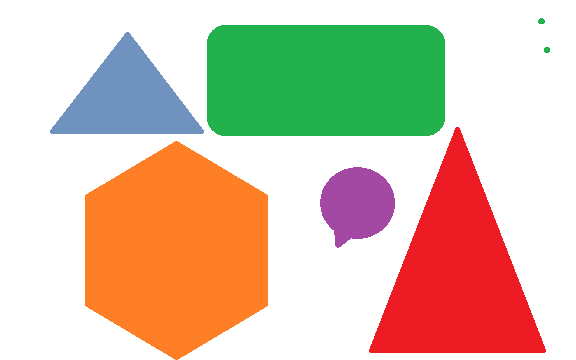
#> input picture base.bmp, 576 x 360 px
$ python main.py   (Python 2 division)   (older library calls are emulated)
#> lines starting #> are read from the running program, lines starting #| are printed output that depends on the picture
### logic/shapes.py
import random

from params import SIZE_X, MUTATION_SIZE, SIZE_Y, INITIAL_SHAPES_SIZE


class Shape(object):
    def __init__(self, color):
        self.color = color

    def mutate_color(self):
        elem = random.randint(0, 2)
        self.color[elem] = min(max(int(round(self.color[elem] + random.gauss(0, 128 * MUTATION_SIZE))), 0), 255)


class Triangle(Shape):
    @staticmethod
    def get_random_vector(p):
        return [int(round(random.gauss(p[0], SIZE_X * INITIAL_SHAPES_SIZE))),
                int(round(random.gauss(p[1], SIZE_Y * INITIAL_SHAPES_SIZE)))]

    @staticmethod
    def generate():
        p = [random.randint(0, SIZE_X - 1), random.randint(0, SIZE_Y - 1)]
        p1, p2, p3 = Triangle.get_random_vector(p), Triangle.get_random_vector(p), Triangle.get_random_vector(p)
        color = [random.randint(0, 255), random.randint(0, 255), random.randint(0, 255)]
        return Triangle(p1, p2, p3, color)

    def __init__(self, p1, p2, p3, color):
        super(Triangle, self).__init__(color)
        self.p1 = p1
        self.p2 = p2
        self.p3 = p3

    def normalize(self):
        xs = []
        for p in [self.p1, self.p2, self.p3]:
            p[0] = max(min(p[0], SIZE_X - 1), 0)
            p[1] = max(min(p[1], SIZE_Y - 1), 0)

            while p[0] in xs:
                p[0] += 1 if p[0] < SIZE_X - 3 else -1

            xs.append(p[0])

    def mutate_shape(self):
        p = random.choice([self.p1, self.p2, self.p3])
        dx = random.gauss(-SIZE_X*MUTATION_SIZE/2.0, SIZE_X * MUTATION_SIZE/2.0)
        dy = random.gauss(-SIZE_Y*MUTATION_SIZE/2.0, SIZE_Y * MUTATION_SIZE/2.0)

        p[0] = int(round(p[0] + dx))
        p[1] = int(round(p[1] + dy))

        self.normalize()

    def clone(self):
        return Triangle(list(self.p1), list(self.p2), list(self.p3), list(self.color))


class Circle(Shape):

    @staticmethod
    def generate():
        s = [random.randint(SIZE_X * INITIAL_SHAPES_SIZE, SIZE_X*(1-INITIAL_SHAPES_SIZE)-1),
             random.randint(SIZE_Y * INITIAL_SHAPES_SIZE, SIZE_Y*(1-INITIAL_SHAPES_SIZE)-1)]
        r = (SIZE_X + SIZE_Y) / 2.0 * INITIAL_SHAPES_SIZE
        color = [random.randint(0, 255), random.randint(0, 255), random.randint(0, 255)]

        c = Circle(s, r, color)
        c.normalize()
        return c

    def __init__(self, s, r, color):
        super(Circle, self).__init__(color)
        self.s = s
        self.r = r

    def mutate_shape(self):
        # center point mutation
        if bool(random.getrandbits(1)):
            dsx = random.gauss(-SIZE_X*MUTATION_SIZE/2.0, SIZE_X * MUTATION_SIZE/2.0)
            dsy = random.gauss(-SIZE_Y*MUTATION_SIZE/2.0, SIZE_Y * MUTATION_SIZE/2.0)
            self.s[0] += int(round(dsx))
            self.s[1] += int(round(dsy))

        #radius mutation
        else:
            size = (SIZE_X+SIZE_Y)/2.0
            self.r += int(round(random.gauss(-size*MUTATION_SIZE/2.0, size*MUTATION_SIZE/2.0)))

        self.normalize()

    def normalize(self):
        s = self.s
        r = self.r
        while s[0]-r < 0:
            s[0] += 1
        while s[0]+r > SIZE_X-1:
            s[0] -= 1
        while s[1]-r < 0:
            s[1] += 1
        while s[1]+r > SIZE_Y-1:
            s[1] -= 1

    def clone(self):
        return Circle(list(self.s), self.r, list(self.color))

### logic/solution.py
from PIL import Image
from PIL import ImageDraw

from logic.shapes import Triangle, Circle
from params import SIZE_X, SIZE_Y

class Solution(object):

    def __init__(self, shapes):
        self.shapes = shapes
        self.fitness = 0.0

    def generate_image(self):
        # [5 lines of commented-out code are left out]

        im = Image.new('RGB', (SIZE_X, SIZE_Y), 'white')
        draw = ImageDraw.Draw(im)
        for s in self.shapes:
            if type(s) is Triangle:
                draw.polygon(s.p1+s.p2+s.p3, fill=tuple(s.color))
            elif type(s) is Circle:
                draw.ellipse((s.s[0]-s.r,s.s[1]-s.r,s.s[0]+s.r,s.s[1]+s.r),fill=tuple(s.color))

        return im

    def count_fitness(self, base):
        ind_img = self.generate_image()
        d = 0L
        for x in range(0, SIZE_X, 10):
            for y in range(0, SIZE_Y, 10):
                c_i = ind_img.getpixel((x,y))
                c_b = base.getpixel((x,y))
                d += (c_i[0] - c_b[0]) ** 2 + (c_i[1] - c_b[1]) ** 2 + (c_i[2] - c_b[2]) ** 2
        self.fitness = SIZE_X * SIZE_Y * (3 * (255 ** 2)) - d

### logic/operators.py
import random

from logic.solution import Solution
from params import SHAPES_NR, MUTATION_PROBABILTY, POPULATION_SIZE, PARENTS_SURVIVAL, SIZE_Y, SIZE_X


def cross_over(p1, p2):
    child = Solution([])
    for i in range(SHAPES_NR):
        if bool(random.getrandbits(1)):
            child.shapes.append(p1.shapes[i].clone())
        else:
            child.shapes.append(p2.shapes[i].clone())
    return child


def mutate(ind):
    for s in ind.shapes:
        if random.random() < MUTATION_PROBABILTY:
            if random.randint(0, 3) == 0:
                s.mutate_color()
            else:
                s.mutate_shape()
    return ind


def select(population, base):
    for p in population:
        p.count_fitness(base)

    population = sorted(population, key=lambda p: p.fitness, reverse=True)

    x = population[0].fitness

    min_fitness = min([ind.fitness for ind in population]) - 1
    fitness_sum = sum([ind.fitness - min_fitness for ind in population])
    roulette = [[ind, 0] for ind in population]
    acc = 0.0
    for r in roulette:
        norm_fitness = float(r[0].fitness - min_fitness) / fitness_sum
        acc += norm_fitness
        r[1] = acc

    # print "$ current best fitness: " + str(
    #     (int(round(100.0 * population[0].fitness) / float(
    #         SIZE_X * SIZE_Y * (3 * (255 ** 2)))))) + " value:" + str(population[0].fitness)

    parents_survived = int(round(float(POPULATION_SIZE) * PARENTS_SURVIVAL))
    new_population = population[:parents_survived]

    for i in range((POPULATION_SIZE - parents_survived) / 2):
        drawn = random.random()
        father = next(r for r in roulette if r[1] >= drawn)[0]

        drawn = random.random()
        mother = next(r for r in roulette if r[1] >= drawn)[0]

        new_population.append(mutate(cross_over(father, mother)))
        new_population.append(mutate(cross_over(father, mother)))
        if len(new_population) == POPULATION_SIZE - 1:
            new_population.append(mutate(cross_over(father, mother)))

    return new_population

### main.py
from PIL import Image

from logic.operators import select
from logic.shapes import Triangle, Circle
from logic.solution import Solution
from params import POPULATION_SIZE, SIZE_Y, SIZE_X, TRIANGLES_NR, CIRCLES_NR

if __name__ == "__main__":

    base = Image.open('base.bmp').resize((SIZE_X, SIZE_Y), Image.ANTIALIAS)
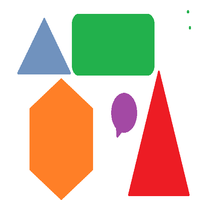
#> base: PIL image 200x200 RGB; mean R, G, B 217.5, 195.5, 174.3

    population = [
        Solution([Triangle.generate() for i in range(TRIANGLES_NR)] + [Circle.generate() for i in range(CIRCLES_NR)])
        for j in range(POPULATION_SIZE)]


    res = open('res.txt', 'w')

    r_c = 0
    i = 0
    while True:
#> (the run stopped early here; a loop or call above may not have finished)
